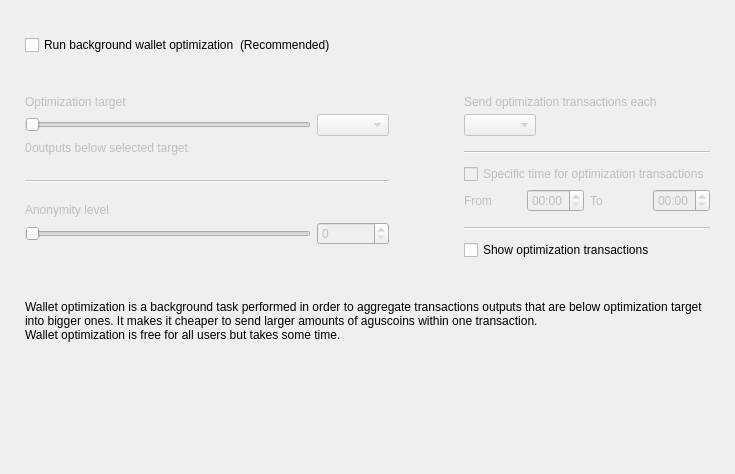
<?xml version="1.0" encoding="UTF-8"?>
<ui version="4.0">
 <class>OptimizationOptionsFrame</class>
 <widget class="QFrame" name="OptimizationOptionsFrame">
  <property name="geometry">
   <rect>
    <x>0</x>
    <y>0</y>
    <width>735</width>
    <height>474</height>
   </rect>
  </property>
  <property name="windowTitle">
   <string>Frame</string>
  </property>
  <property name="frameShape">
   <enum>QFrame::NoFrame</enum>
  </property>
  <property name="frameShadow">
   <enum>QFrame::Raised</enum>
  </property>
  <layout class="QVBoxLayout" name="verticalLayout">
   <property name="spacing">
    <number>0</number>
   </property>
   <property name="leftMargin">
    <number>25</number>
   </property>
   <property name="topMargin">
    <number>35</number>
   </property>
   <property name="rightMargin">
    <number>25</number>
   </property>
   <property name="bottomMargin">
    <number>0</number>
   </property>
   <item>
    <layout class="QHBoxLayout" name="horizontalLayout_2">
     <item>
      <widget class="QCheckBox" name="m_enableOptimizationCheck">
       <property name="text">
        <string>Run background wallet optimization</string>
       </property>
      </widget>
     </item>
     <item>
      <widget class="WalletGui::WalletNormalGrayTextLabel" name="label_8">
       <property name="text">
        <string>(Recommended)</string>
       </property>
      </widget>
     </item>
     <item>
      <spacer name="horizontalSpacer">
       <property name="orientation">
        <enum>Qt::Horizontal</enum>
       </property>
       <property name="sizeHint" stdset="0">
        <size>
         <width>40</width>
         <height>20</height>
        </size>
       </property>
      </spacer>
     </item>
    </layout>
   </item>
   <item>
    <spacer name="verticalSpacer_2">
     <property name="orientation">
      <enum>Qt::Vertical</enum>
     </property>
     <property name="sizeType">
      <enum>QSizePolicy::Fixed</enum>
     </property>
     <property name="sizeHint" stdset="0">
      <size>
       <width>20</width>
       <height>40</height>
      </size>
     </property>
    </spacer>
   </item>
   <item>
    <widget class="QWidget" name="m_optimizationOptionsWidget" native="true">
     <property name="enabled">
      <bool>true</bool>
     </property>
     <layout class="QHBoxLayout" name="horizontalLayout">
      <property name="spacing">
       <number>75</number>
      </property>
      <property name="leftMargin">
       <number>0</number>
      </property>
      <property name="topMargin">
       <number>0</number>
      </property>
      <property name="rightMargin">
       <number>0</number>
      </property>
      <property name="bottomMargin">
       <number>0</number>
      </property>
      <item alignment="Qt::AlignTop">
       <widget class="QWidget" name="widget1" native="true">
        <property name="enabled">
         <bool>false</bool>
        </property>
        <layout class="QGridLayout" name="gridLayout" columnstretch="50,0,0,0">
         <property name="leftMargin">
          <number>0</number>
         </property>
         <property name="topMargin">
          <number>0</number>
         </property>
         <property name="rightMargin">
          <number>0</number>
         </property>
         <property name="bottomMargin">
          <number>0</number>
         </property>
         <property name="verticalSpacing">
          <number>5</number>
         </property>
         <item row="0" column="0" colspan="4">
          <widget class="WalletGui::WalletNormalBlackTextLabel" name="label_5">
           <property name="text">
            <string>Optimization target</string>
           </property>
           <property name="indent">
            <number>0</number>
           </property>
          </widget>
         </item>
         <item row="4" column="0" colspan="4">
          <spacer name="verticalSpacer_3">
           <property name="orientation">
            <enum>Qt::Vertical</enum>
           </property>
           <property name="sizeType">
            <enum>QSizePolicy::Fixed</enum>
           </property>
           <property name="sizeHint" stdset="0">
            <size>
             <width>20</width>
             <height>20</height>
            </size>
           </property>
          </spacer>
         </item>
         <item row="1" column="0" colspan="3">
          <widget class="QSlider" name="m_thresholdSlider">
           <property name="maximum">
            <number>6</number>
           </property>
           <property name="pageStep">
            <number>1</number>
           </property>
           <property name="orientation">
            <enum>Qt::Horizontal</enum>
           </property>
          </widget>
         </item>
         <item row="1" column="3">
          <widget class="QComboBox" name="m_thresholdCombo"/>
         </item>
         <item row="5" column="0" colspan="4">
          <widget class="Line" name="line">
           <property name="orientation">
            <enum>Qt::Horizontal</enum>
           </property>
          </widget>
         </item>
         <item row="6" column="0" colspan="4">
          <spacer name="verticalSpacer_4">
           <property name="orientation">
            <enum>Qt::Vertical</enum>
           </property>
           <property name="sizeType">
            <enum>QSizePolicy::Fixed</enum>
           </property>
           <property name="sizeHint" stdset="0">
            <size>
             <width>20</width>
             <height>15</height>
            </size>
           </property>
          </spacer>
         </item>
         <item row="8" column="3">
          <widget class="QSpinBox" name="m_mixinSpin">
           <property name="buttonSymbols">
            <enum>QAbstractSpinBox::UpDownArrows</enum>
           </property>
          </widget>
         </item>
         <item row="7" column="0" colspan="4">
          <widget class="WalletGui::WalletNormalBlackTextLabel" name="label_7">
           <property name="text">
            <string>Anonymity level</string>
           </property>
           <property name="indent">
            <number>0</number>
           </property>
          </widget>
         </item>
         <item row="8" column="0" colspan="3">
          <widget class="QSlider" name="m_mixinSlider">
           <property name="pageStep">
            <number>1</number>
           </property>
           <property name="orientation">
            <enum>Qt::Horizontal</enum>
           </property>
          </widget>
         </item>
         <item row="2" column="0" colspan="4">
          <spacer name="verticalSpacer_12">
           <property name="orientation">
            <enum>Qt::Vertical</enum>
           </property>
           <property name="sizeType">
            <enum>QSizePolicy::Fixed</enum>
           </property>
           <property name="sizeHint" stdset="0">
            <size>
             <width>20</width>
             <height>0</height>
            </size>
           </property>
          </spacer>
         </item>
         <item row="3" column="0" colspan="4">
          <layout class="QHBoxLayout" name="horizontalLayout_3" stretch="0,1">
           <item>
            <widget class="QLabel" name="m_nonOptimizedOutputsLabel">
             <property name="text">
              <string>0</string>
             </property>
            </widget>
           </item>
           <item>
            <widget class="WalletGui::WalletNormalBlackTextLabel" name="m_nonOptimizedOutputsTextLabel">
             <property name="text">
              <string>outputs below selected target</string>
             </property>
            </widget>
           </item>
          </layout>
         </item>
        </layout>
       </widget>
      </item>
      <item>
       <layout class="QVBoxLayout" name="verticalLayout_3">
        <property name="spacing">
         <number>10</number>
        </property>
        <property name="rightMargin">
         <number>0</number>
        </property>
        <property name="bottomMargin">
         <number>0</number>
        </property>
        <item>
         <widget class="QWidget" name="widget2" native="true">
          <property name="enabled">
           <bool>false</bool>
          </property>
          <layout class="QGridLayout" name="gridLayout_2" columnstretch="0,0,0,0">
           <property name="leftMargin">
            <number>0</number>
           </property>
           <property name="topMargin">
            <number>0</number>
           </property>
           <property name="rightMargin">
            <number>0</number>
           </property>
           <property name="bottomMargin">
            <number>0</number>
           </property>
           <property name="verticalSpacing">
            <number>5</number>
           </property>
           <item row="2" column="0" colspan="2" alignment="Qt::AlignLeft">
            <widget class="QComboBox" name="m_periodCombo"/>
           </item>
           <item row="8" column="0">
            <widget class="WalletGui::WalletNormalBlackTextLabel" name="label_2">
             <property name="text">
              <string>From</string>
             </property>
            </widget>
           </item>
           <item row="8" column="1">
            <widget class="QTimeEdit" name="m_startTimeEdit">
             <property name="enabled">
              <bool>false</bool>
             </property>
             <property name="displayFormat">
              <string>HH:mm</string>
             </property>
            </widget>
           </item>
           <item row="8" column="2">
            <widget class="WalletGui::WalletNormalBlackTextLabel" name="label_3">
             <property name="text">
              <string>To</string>
             </property>
            </widget>
           </item>
           <item row="8" column="3">
            <widget class="QTimeEdit" name="m_stopTimeEdit">
             <property name="enabled">
              <bool>false</bool>
             </property>
             <property name="displayFormat">
              <string>HH:mm</string>
             </property>
            </widget>
           </item>
           <item row="6" column="0" colspan="4">
            <widget class="QCheckBox" name="m_optimizationTimeCheck">
             <property name="text">
              <string>Specific time for optimization transactions</string>
             </property>
            </widget>
           </item>
           <item row="4" column="0" colspan="4">
            <widget class="Line" name="line_2">
             <property name="orientation">
              <enum>Qt::Horizontal</enum>
             </property>
            </widget>
           </item>
           <item row="0" column="0" colspan="4">
            <widget class="WalletGui::WalletNormalBlackTextLabel" name="label_4">
             <property name="text">
              <string>Send optimization transactions each</string>
             </property>
             <property name="indent">
              <number>0</number>
             </property>
            </widget>
           </item>
           <item row="7" column="0" colspan="4">
            <spacer name="verticalSpacer_8">
             <property name="orientation">
              <enum>Qt::Vertical</enum>
             </property>
             <property name="sizeType">
              <enum>QSizePolicy::Fixed</enum>
             </property>
             <property name="sizeHint" stdset="0">
              <size>
               <width>20</width>
               <height>0</height>
              </size>
             </property>
            </spacer>
           </item>
           <item row="3" column="0" colspan="4">
            <spacer name="verticalSpacer_6">
             <property name="orientation">
              <enum>Qt::Vertical</enum>
             </property>
             <property name="sizeType">
              <enum>QSizePolicy::Fixed</enum>
             </property>
             <property name="sizeHint" stdset="0">
              <size>
               <width>20</width>
               <height>10</height>
              </size>
             </property>
            </spacer>
           </item>
           <item row="10" column="0" colspan="4">
            <widget class="Line" name="line_3">
             <property name="orientation">
              <enum>Qt::Horizontal</enum>
             </property>
            </widget>
           </item>
           <item row="1" column="0" colspan="4">
            <spacer name="verticalSpacer_5">
             <property name="orientation">
              <enum>Qt::Vertical</enum>
             </property>
             <property name="sizeType">
              <enum>QSizePolicy::Fixed</enum>
             </property>
             <property name="sizeHint" stdset="0">
              <size>
               <width>20</width>
               <height>0</height>
              </size>
             </property>
            </spacer>
           </item>
           <item row="5" column="0" colspan="4">
            <spacer name="verticalSpacer_7">
             <property name="orientation">
              <enum>Qt::Vertical</enum>
             </property>
             <property name="sizeType">
              <enum>QSizePolicy::Fixed</enum>
             </property>
             <property name="sizeHint" stdset="0">
              <size>
               <width>20</width>
               <height>5</height>
              </size>
             </property>
            </spacer>
           </item>
           <item row="9" column="0" colspan="4">
            <spacer name="verticalSpacer_10">
             <property name="orientation">
              <enum>Qt::Vertical</enum>
             </property>
             <property name="sizeType">
              <enum>QSizePolicy::Fixed</enum>
             </property>
             <property name="sizeHint" stdset="0">
              <size>
               <width>20</width>
               <height>10</height>
              </size>
             </property>
            </spacer>
           </item>
          </layout>
         </widget>
        </item>
        <item>
         <widget class="QCheckBox" name="m_showFusionTransactionsCheck">
          <property name="enabled">
           <bool>true</bool>
          </property>
          <property name="text">
           <string>Show optimization transactions</string>
          </property>
         </widget>
        </item>
       </layout>
      </item>
     </layout>
    </widget>
   </item>
   <item>
    <spacer name="verticalSpacer_11">
     <property name="orientation">
      <enum>Qt::Vertical</enum>
     </property>
     <property name="sizeType">
      <enum>QSizePolicy::Fixed</enum>
     </property>
     <property name="sizeHint" stdset="0">
      <size>
       <width>20</width>
       <height>40</height>
      </size>
     </property>
    </spacer>
   </item>
   <item>
    <widget class="WalletGui::WalletExtraNormalGrayTextLabel" name="m_helpLabel">
     <property name="text">
      <string>Wallet optimization is a background task performed in order to aggregate transactions outputs that are below optimization target into bigger ones. It makes it cheaper to send larger amounts of aguscoins within one transaction.
Wallet optimization is free for all users but takes some time.</string>
     </property>
     <property name="wordWrap">
      <bool>true</bool>
     </property>
    </widget>
   </item>
   <item>
    <spacer name="verticalSpacer">
     <property name="orientation">
      <enum>Qt::Vertical</enum>
     </property>
     <property name="sizeHint" stdset="0">
      <size>
       <width>20</width>
       <height>40</height>
      </size>
     </property>
    </spacer>
   </item>
  </layout>
 </widget>
 <customwidgets>
  <customwidget>
   <class>WalletGui::WalletNormalGrayTextLabel</class>
   <extends>QLabel</extends>
   <header>Gui/Common/WalletTextLabel.h</header>
  </customwidget>
  <customwidget>
   <class>WalletGui::WalletNormalBlackTextLabel</class>
   <extends>QLabel</extends>
   <header>Gui/Common/WalletTextLabel.h</header>
  </customwidget>
  <customwidget>
   <class>WalletGui::WalletExtraNormalGrayTextLabel</class>
   <extends>QLabel</extends>
   <header>Gui/Common/WalletTextLabel.h</header>
  </customwidget>
 </customwidgets>
 <resources/>
 <connections>
  <connection>
   <sender>m_enableOptimizationCheck</sender>
   <signal>toggled(bool)</signal>
   <receiver>widget1</receiver>
   <slot>setEnabled(bool)</slot>
   <hints>
    <hint type="sourcelabel">
     <x>147</x>
     <y>47</y>
    </hint>
    <hint type="destinationlabel">
     <x>176</x>
     <y>204</y>
    </hint>
   </hints>
  </connection>
  <connection>
   <sender>m_thresholdSlider</sender>
   <signal>valueChanged(int)</signal>
   <receiver>OptimizationOptionsFrame</receiver>
   <slot>thresholdChanged(int)</slot>
   <hints>
    <hint type="sourcelabel">
     <x>116</x>
     <y>139</y>
    </hint>
    <hint type="destinationlabel">
     <x>355</x>
     <y>194</y>
    </hint>
   </hints>
  </connection>
  <connection>
   <sender>m_mixinSlider</sender>
   <signal>valueChanged(int)</signal>
   <receiver>OptimizationOptionsFrame</receiver>
   <slot>mixinChanged(int)</slot>
   <hints>
    <hint type="sourcelabel">
     <x>116</x>
     <y>240</y>
    </hint>
    <hint type="destinationlabel">
     <x>367</x>
     <y>236</y>
    </hint>
   </hints>
  </connection>
  <connection>
   <sender>m_optimizationTimeCheck</sender>
   <signal>toggled(bool)</signal>
   <receiver>m_startTimeEdit</receiver>
   <slot>setEnabled(bool)</slot>
   <hints>
    <hint type="sourcelabel">
     <x>543</x>
     <y>179</y>
    </hint>
    <hint type="destinationlabel">
     <x>501</x>
     <y>207</y>
    </hint>
   </hints>
  </connection>
  <connection>
   <sender>m_optimizationTimeCheck</sender>
   <signal>toggled(bool)</signal>
   <receiver>m_stopTimeEdit</receiver>
   <slot>setEnabled(bool)</slot>
   <hints>
    <hint type="sourcelabel">
     <x>543</x>
     <y>179</y>
    </hint>
    <hint type="destinationlabel">
     <x>643</x>
     <y>207</y>
    </hint>
   </hints>
  </connection>
  <connection>
   <sender>m_mixinSpin</sender>
   <signal>valueChanged(int)</signal>
   <receiver>OptimizationOptionsFrame</receiver>
   <slot>mixinChanged(int)</slot>
   <hints>
    <hint type="sourcelabel">
     <x>273</x>
     <y>271</y>
    </hint>
    <hint type="destinationlabel">
     <x>367</x>
     <y>236</y>
    </hint>
   </hints>
  </connection>
  <connection>
   <sender>m_thresholdCombo</sender>
   <signal>currentIndexChanged(int)</signal>
   <receiver>OptimizationOptionsFrame</receiver>
   <slot>thresholdChanged(int)</slot>
   <hints>
    <hint type="sourcelabel">
     <x>270</x>
     <y>139</y>
    </hint>
    <hint type="destinationlabel">
     <x>367</x>
     <y>236</y>
    </hint>
   </hints>
  </connection>
  <connection>
   <sender>m_enableOptimizationCheck</sender>
   <signal>toggled(bool)</signal>
   <receiver>widget2</receiver>
   <slot>setEnabled(bool)</slot>
   <hints>
    <hint type="sourcelabel">
     <x>158</x>
     <y>48</y>
    </hint>
    <hint type="destinationlabel">
     <x>556</x>
     <y>197</y>
    </hint>
   </hints>
  </connection>
 </connections>
 <slots>
  <slot>thresholdChanged(int)</slot>
  <slot>mixinChanged(int)</slot>
 </slots>
</ui>
